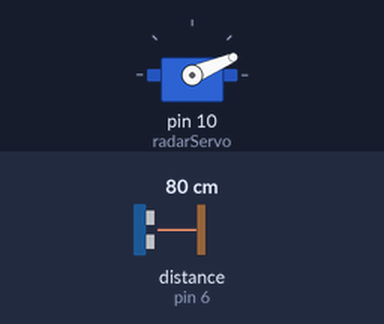
Bench run of a sketch on a simulated Arduino Uno, built with avr-gcc and run on an emulated ATmega328P. Parts: servo. Wiring (inferred from the names in the program): ultrasonic range finder: trigger pin 5; echo pin 6. The inputs (shaded band) are chosen by the test bench; at power-on: distance to the obstacle (sensor on pin 6) 80 cm. The echo pulse lasts 58.3 µs per cm; what the sketch prints to the serial monitor is not drawn.

Above: at 1.28 s.
1.3 s: distance to the obstacle (sensor on pin 6) set to 2 cm
At 2.15 s:
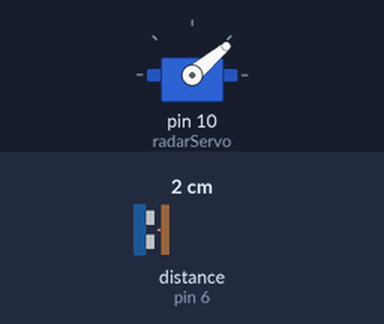
4.3 s: distance to the obstacle (sensor on pin 6) set to 9 cm
At 4.49 s:
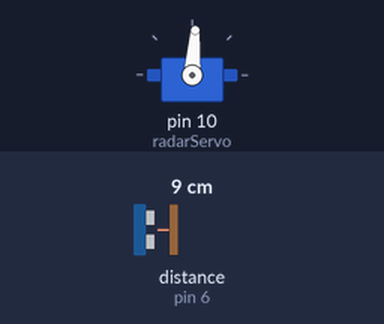
Timing chart, 0 to 16.3 s (numbered marks = the images above; inputs shaded):
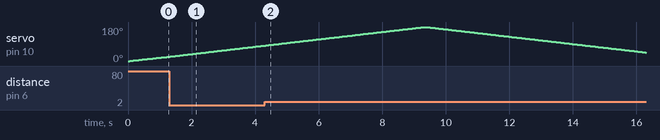

The sketch:

lab5.ino
```cpp
#include <Servo.h>
//declarar varibales
const int trigPin = 5;
const int echoPin = 6;
long duracion;
int distanciaCM;
Servo radarServo;
void setup(){
  pinMode(trigPin, OUTPUT);
  pinMode(echoPin, INPUT);
  Serial.begin(9600);
  radarServo.attach(10);
}
void loop(){
  for(int i=0;i<=180;i++){
    radarServo.write(i);
    delay(50);

    digitalWrite(trigPin, LOW);
    delayMicroseconds(4);
    digitalWrite(trigPin, HIGH);
    delayMicroseconds(10);
    digitalWrite(trigPin, LOW);
    duracion = pulseIn(echoPin, HIGH);
    distanciaCM = duracion*0.034/2;

    Serial.print(i);
    Serial.print("*");
    Serial.print(distanciaCM);
    Serial.print("#");
  }

  for(int i=180;i>=0;i--){
    radarServo.write(i);
    delay(50);
    digitalWrite(trigPin, LOW);
    delayMicroseconds(4);
    digitalWrite(trigPin, HIGH);
    delayMicroseconds(10);
    digitalWrite(trigPin, LOW);
    duracion = pulseIn(echoPin, HIGH);
    distanciaCM = duracion*0.034/2;

    Serial.print(i);
    Serial.print("*");
    Serial.print(distanciaCM);
    Serial.print("#");
  }
}
```

Measured:
- by itself, servo on pin 10 (radarServo): rises from 82° to 180° in 5.0 s, then falls to 45° in 7.0 s
